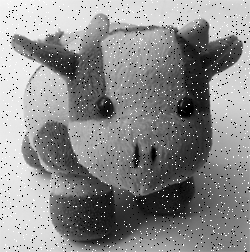
#> input picture boneka2.tif, 250 x 252 px
$ python 'filter batas.py'
#> lines starting #> are read from the running program, lines starting #| are printed output that depends on the picture
#Import Library
import matplotlib.pyplot as plt
#matplotlib inline

from skimage import data#di import fungsi data dari library skimage
from skimage.io import imread#di import fungsi imread dari library skimage
from skimage.color import rgb2gray #di import fungsi rgb2gray dari library skimage
import numpy as np#np sebagai objek numpy

#Load & Plot Input Image
citra1 = imread(fname="boneka2.tif")
#> citra1 is the input picture: shape (252, 250); min 0, max 255, mean 139.1
citra2 = imread(fname="vespa2.jpg")
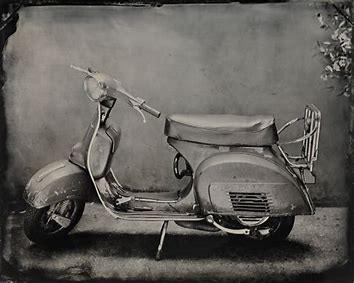
#> input picture vespa2.jpg, 354 x 283 px
#> citra2 is the input picture: shape (283, 354, 3); mean R, G, B 97, 94.3, 89.9

print('Shape citra 1 : ', citra1.shape)
#| Shape citra 1 :  (252, 250)
print('Shape citra 1 : ', citra2.shape)
#| Shape citra 1 :  (283, 354, 3)

fig, axes = plt.subplots(1, 2, figsize=(10, 10))
ax = axes.ravel()

ax[0].imshow(citra1, cmap = 'gray')
ax[0].set_title("Citra 1")
ax[1].imshow(citra2, cmap = 'gray')
ax[1].set_title("Citra 2")
plt.show()
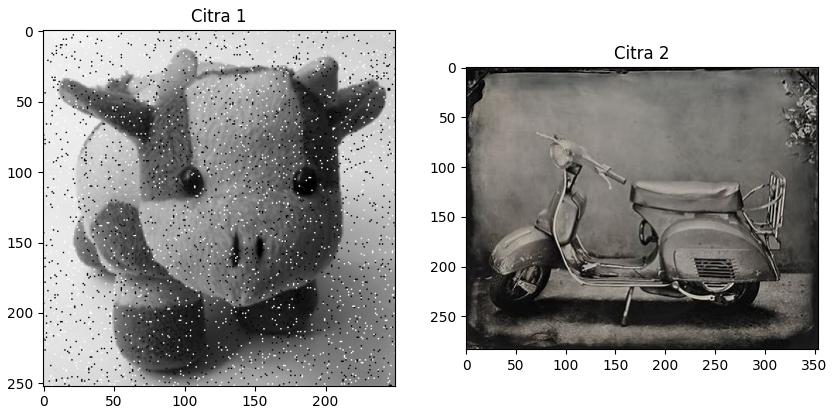
#> figure drawn by matplotlib, 2 panels

#Menyiapkan variable output
copyCitra1 = citra1.copy()#mengcopy gambar pada citra1 ke dalam variabel copycitra1
copyCitra2 = citra2.copy()

m1,n1= copyCitra1.shape
#> m1 = 252; n1 = 250
output1 = np.empty([m1, n1])#Array output1 dibuat menggunakan np.empty() dengan ukuran yang sama seperti citra asli.

m2,n2 ,d2= copyCitra2.shape
#> m2 = 283; n2 = 354; d2 = 3
output2 = np.empty([m2, n2, d2])
print('Shape copy citra 1 : ', copyCitra1.shape)
#| Shape copy citra 1 :  (252, 250)
print('Shape output citra 1 : ', output1.shape)
#| Shape output citra 1 :  (252, 250)

print('m1 : ',m1)
#| m1 :  252
print('n1 : ',n1)
#| n1 :  250
print()

print('Shape copy citra 2 : ', copyCitra2.shape)
#| Shape copy citra 2 :  (283, 354, 3)
print('Shape output citra 3 : ', output2.shape)
#| Shape output citra 3 :  (283, 354, 3)
print('m2 : ',m2)
#| m2 :  283
print('n2 : ',n2)
#| n2 :  354
print()

#Proses Filter Batas Pada Citra Input 1
for baris in range(0, m1-1):
    for kolom in range(0, n1-1):

        a1 = baris
        b1 = kolom

        #rumus dari filtering batas
        arr = np.array([copyCitra1[a1-1, b1-1], copyCitra1[a1-1, b1], copyCitra1[a1, b1+1], \
            copyCitra1[a1, b1-1], copyCitra1[a1, b1+1], copyCitra1[a1+1, b1-1],  \
            copyCitra1[a1+1, b1], copyCitra1[a1+1, b1+1]])

        minPiksel = np.amin(arr);
        maksPiksel = np.amax(arr);
        #penentuan nilai piksel
        if np.any(copyCitra1[baris, kolom] < minPiksel ):
            output1[baris, kolom] = minPiksel
        else :
            if np.any(copyCitra1[baris, kolom] > maksPiksel) :
                output1[baris, kolom] = maksPiksel
            else :
                output1[baris, kolom] = copyCitra1[baris, kolom]
#Proses Filter Batas Pada Citra Input 2
for baris1 in range(0, m2-1):
    for kolom1 in range(0, n2-1):

        a1 = baris1
        b1 = kolom1

        arr = np.array([copyCitra2[a1-1, b1-1], copyCitra2[a1-1, b1], copyCitra2[a1, b1+1], \
            copyCitra2[a1, b1-1], copyCitra2[a1, b1+1], copyCitra2[a1+1, b1-1],  \
            copyCitra2[a1+1, b1], copyCitra2[a1+1, b1+1]])

        minPiksel = np.amin(arr);
        maksPiksel = np.amax(arr);

        if np.any(copyCitra2[baris1, kolom1] < minPiksel) :
            output2[baris1, kolom1] = minPiksel
        else :
            if np.any(copyCitra2[baris1, kolom1] > maksPiksel) :
                output2[baris1, kolom1] = maksPiksel
            else :
                output2[baris1, kolom1] = copyCitra2[baris1, kolom1]
#> output2: shape (283, 354, 3) float64; 0.09% of the values are NaN or infinite; the others: min -1.68e+308, max 1.8e+306, mean -inf
#Plot Citra Input dan Output Hasil dari Filter Batas
fig, axes = plt.subplots(2, 2, figsize=(10, 10))
ax = axes.ravel()

ax[0].imshow(citra1, cmap = 'gray')
ax[0].set_title("Input Citra 1")

ax[1].imshow(citra2, cmap = 'gray')
ax[1].set_title("Input Citra 2")

ax[2].imshow(output1, cmap = 'gray')
ax[2].set_title("Output Citra 1")

ax[3].imshow(output2, cmap = 'gray')
ax[3].set_title("Output Citra 2")
plt.show()
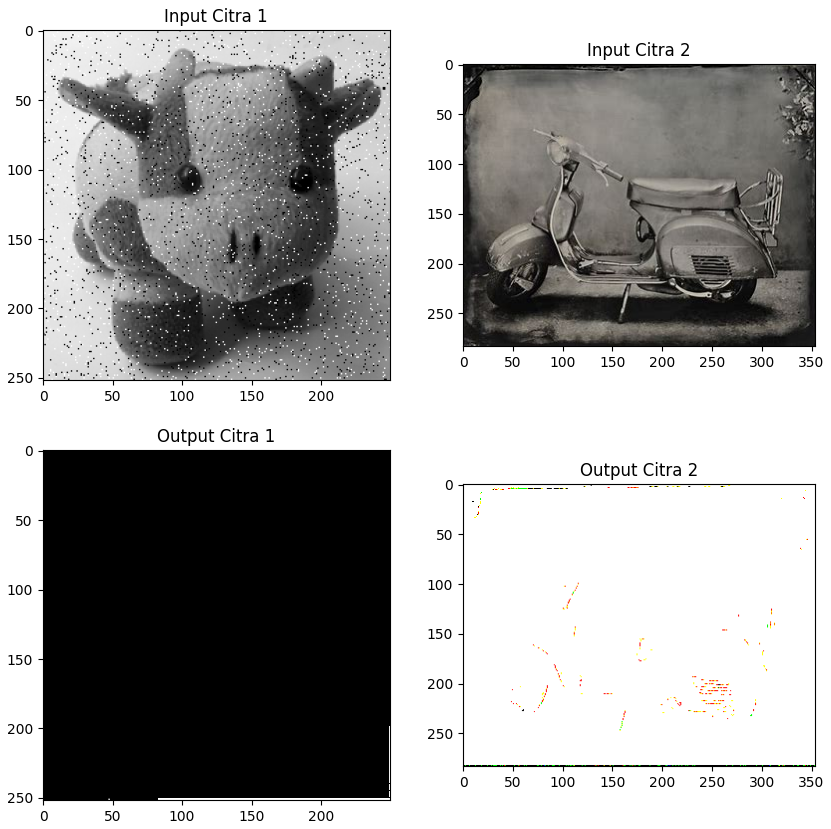
#> figure drawn by matplotlib, 4 panels
